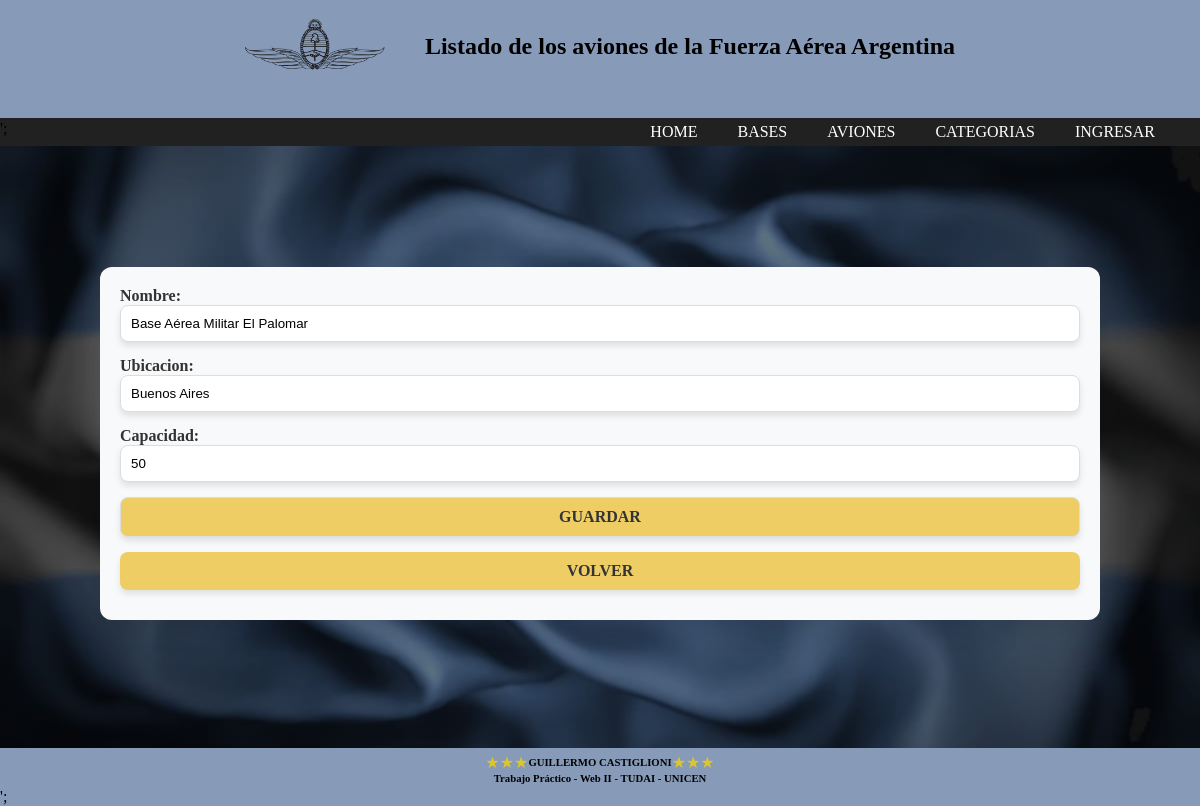
The app's page /admin/bases/editar/1 (signed in) with its own data.
### tables this page shows
CREATE TABLE `base` (
  `id` int(11) NOT NULL,
  `nombre` varchar(40) NOT NULL,
  `ubicacion` varchar(20) NOT NULL,
  `capacidad` int(11) NOT NULL
);

### app/views/adminViews.php (called while the page is built, shortened)
<?php
require_once __DIR__ . '/../models/baseModel.php';
class adminViews {
    function showEditarBase($id_seleccionado) {
        $baseModel = new baseModel();
        $baseSeleccionada = $baseModel->getBase($id_seleccionado);
        require_once '../fuerza_aerea/templates/admin/showEditarBase.phtml';
    }
}

### app/controllers/controllersAdmin.php (called while the page is built, shortened)
<?php
require_once __DIR__ . '/../models/dbModel.php';
require_once __DIR__ .'/../views/adminViews.php';
class controllersAdmin {
    private $admin;
    public function __construct($res) {
        $this->res = $res;
        $this->admin = new adminViews($this->res->user);
    }
    function controlEditarBase($id_seleccionado) {
        $this->admin->showEditarBase($id_seleccionado);
    }
}

### app/models/dbModel.php (called while the page is built, shortened)
<?php
class dbModel {
  protected $db;
  public function __construct() {
    $this->db = new PDO(
      "mysql:host=".MYSQL_HOST.
      ";dbname=".MYSQL_DB.";charset=utf8",
      MYSQL_USER,MYSQL_PASS);
      $this->_deploy();
  }
  private function _deploy() {
    $query = $this->db->query('SHOW TABLES');
    $tables = $query->fetchAll();
  }
  public function connect() {
      return $this->db;
  }
}

### app/models/baseModel.php (called while the page is built, shortened)
<?php
require_once __DIR__ . '/../models/dbModel.php';
class baseModel {
    private $db;
    public function __construct(){
        $dbModel = new dbModel();
        $this->db = $dbModel->connect();
    }
    function getBase($id) {
        $query = $this->db->prepare('SELECT * FROM base WHERE id = ?');
        $query->execute(array($id));
        return $query->fetch(PDO::FETCH_OBJ);
    }
}

### templates/admin/showEditarBase.phtml (the view, shortened to what this page needs)
<?php
require_once '../fuerza_aerea/templates/layouts/header.phtml';
require_once __DIR__ . '/../../app/views/adminViews.php';
?>
<main>
    <div class="contenedor-formulario">
        <div class="contenedor-formulario-info">
            <form action="" method="POST">
                <label for="nombre">Nombre:</label>
                <input type="text" name="nombre" id="nombre" value="<?= $baseSeleccionada->nombre ?>" required>
                <br>
                <label for="ubicacion">Ubicacion:</label>
                <input type="text" name="ubicacion" id="ubicacion" value="<?= $baseSeleccionada->ubicacion ?>" required>
                <br>
                <label for="capacidad">Capacidad:</label>
                <input type="number" name="capacidad" id="capacidad" value="<?= $baseSeleccionada->capacidad ?>" required>
                <br>
                <input type="submit" value="GUARDAR">
                <a href="/fuerza_aerea/admin/bases">
                    <p class="contenedor-fichero-info-volver" id="boton-fichero-info-volver">VOLVER</p>
                </a>
            </form>
        </div>
    </div>
</main>
<?php
require_once '../fuerza_aerea/templates/layouts/footer.phtml';
?>

### static/css/estilos.css (style rules this page uses)
* { padding: 0px; margin: 0px; }
html, body { width: 100%; overflow-x: hidden; }
body { background-color: rgb(135,154,184); }
header, main, footer, .titulo-contenedor, .opcion-contenedor, .main-listados, .contenedor-fichero, #creador { display: flex; justify-content: center; align-items: center; }
a { text-decoration: none; color: #000; }
main { flex: 1; width: 100vw; min-height: calc(100vh - 190px); background-image: linear-gradient(rgba(0, 0, 0, 0.5), rgba(0, 0, 0, 0.5)), url(../img/bandera_argentina.webp); background-size: cover; background-position: center; margin-top: 0px; gap: 30%; }

### static/css/estilos-fichero.css (style rules this page uses)
.contenedor-fichero-info-horasVuelo, .contenedor-fichero-info-origen, .contenedor-fichero-info-anio, .contenedor-fichero-info-categoria, .contenedor-fichero-info-volver { font-size: 1em; color: #333; background-color: #fafafa; padding: 10px; border-radius: 8px; box-shadow: 0 4px 6px rgba(0, 0, 0, 0.1); margin-bottom: 10px; text-align: center; transition: all 0.3s ease; }
#boton-fichero-info-volver { background-color: rgb(237, 205, 100); font-weight: 800; }

### static/css/estilos-formulario.css (style rules this page uses)
.contenedor-formulario { flex-direction: column; margin: 40px auto; padding: 20px; width: 80%; background-color: #f8f9fa; border-radius: 12px; box-shadow: 0px 10px 25px rgba(0, 0, 0, 0.1); }
.contenedor-formulario-info { display: flex; flex-direction: column; }
.contenedor-formulario-info label { margin: 10px 0 5px; color: #333; font-weight: bold; }
.contenedor-formulario-info input[type="text"], .contenedor-formulario-info select[type="text"], .contenedor-formulario-info input[type="number"], .contenedor-formulario-info input[type="password"], .contenedor-formulario-info input[type="submit"], .contenedor-formulario-info select { padding: 10px; border: 1px solid #ddd; border-radius: 8px; box-shadow: 0 4px 6px rgba(0, 0, 0, 0.1); margin-bottom: 15px; transition: all 0.3s ease; width: calc(100% - 22px); }
.contenedor-formulario-info input[type="submit"] { background-color: rgb(237, 205, 100); color: #333; font-weight: 600; font-size: 16px; cursor: pointer; width: 100%; font-family: 'Times New Roman', Times, serif; }

### records on screen
base: nombre "Base Aérea Militar El Palomar", ubicacion "Buenos Aires", capacidad "50"
